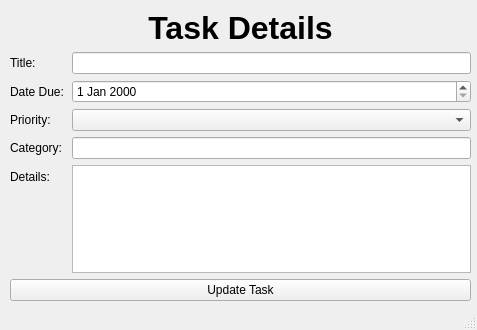
<?xml version="1.0" encoding="UTF-8"?>
<ui version="4.0">
 <class>window_add_task</class>
 <widget class="QMainWindow" name="window_add_task">
  <property name="geometry">
   <rect>
    <x>0</x>
    <y>0</y>
    <width>477</width>
    <height>330</height>
   </rect>
  </property>
  <property name="font">
   <font>
    <family>Arial</family>
   </font>
  </property>
  <property name="windowTitle">
   <string>MainWindow</string>
  </property>
  <widget class="QWidget" name="centralwidget">
   <property name="font">
    <font>
     <family>Arial</family>
    </font>
   </property>
   <widget class="QWidget" name="formLayoutWidget">
    <property name="geometry">
     <rect>
      <x>10</x>
      <y>10</y>
      <width>461</width>
      <height>291</height>
     </rect>
    </property>
    <layout class="QFormLayout" name="formLayout">
     <item row="0" column="0" colspan="2">
      <widget class="QLabel" name="lbl_title">
       <property name="font">
        <font>
         <family>Arial</family>
         <pointsize>24</pointsize>
         <bold>true</bold>
        </font>
       </property>
       <property name="text">
        <string>Task Details</string>
       </property>
       <property name="alignment">
        <set>Qt::AlignmentFlag::AlignCenter</set>
       </property>
      </widget>
     </item>
     <item row="1" column="0">
      <widget class="QLabel" name="lb_title">
       <property name="text">
        <string>Title:</string>
       </property>
      </widget>
     </item>
     <item row="1" column="1">
      <widget class="QLineEdit" name="line_title"/>
     </item>
     <item row="2" column="0">
      <widget class="QLabel" name="lbl_date_due">
       <property name="text">
        <string>Date Due:</string>
       </property>
      </widget>
     </item>
     <item row="2" column="1">
      <widget class="QDateEdit" name="date_date_due"/>
     </item>
     <item row="3" column="0">
      <widget class="QLabel" name="lbl_priority">
       <property name="text">
        <string>Priority: </string>
       </property>
      </widget>
     </item>
     <item row="3" column="1">
      <widget class="QComboBox" name="cmb_priority"/>
     </item>
     <item row="4" column="0">
      <widget class="QLabel" name="lb_category">
       <property name="text">
        <string>Category: </string>
       </property>
      </widget>
     </item>
     <item row="4" column="1">
      <widget class="QLineEdit" name="line_category"/>
     </item>
     <item row="5" column="0">
      <widget class="QLabel" name="lbl_details">
       <property name="text">
        <string>Details:</string>
       </property>
      </widget>
     </item>
     <item row="5" column="1">
      <widget class="QTextEdit" name="textEdit"/>
     </item>
     <item row="6" column="0" colspan="2">
      <widget class="QPushButton" name="btn_add_task">
       <property name="text">
        <string>Update Task</string>
       </property>
      </widget>
     </item>
    </layout>
   </widget>
  </widget>
  <widget class="QStatusBar" name="statusbar"/>
 </widget>
 <resources/>
 <connections/>
</ui>
